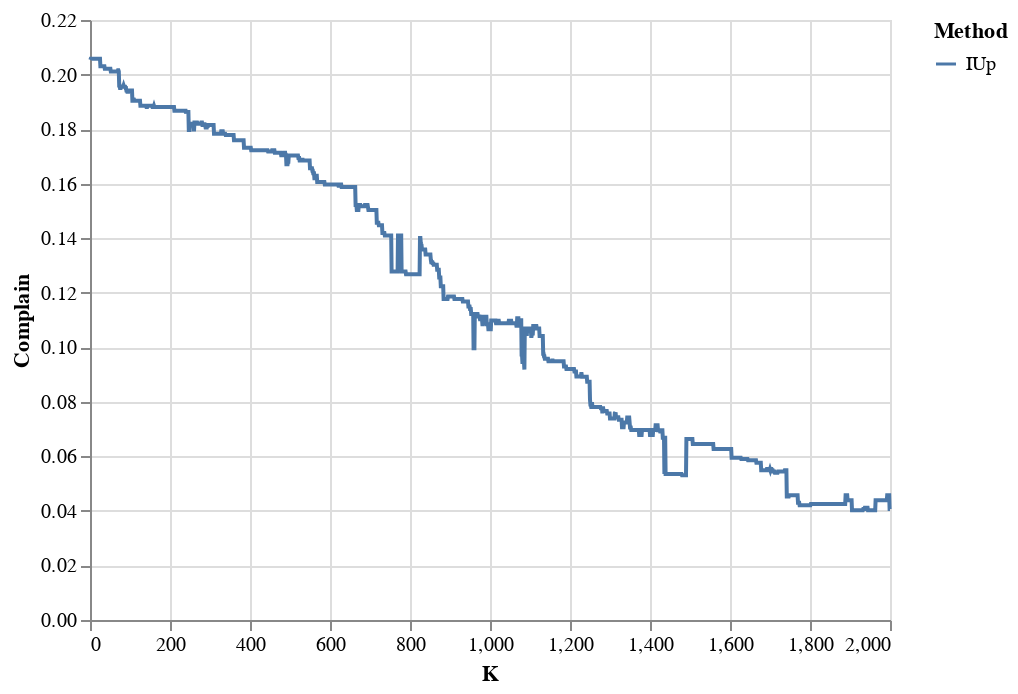

The notebook cell this image was saved under:
### Code cell
# No retraining IUP
manager = ModelManager(proc.Xtrain, proc.ytrain, LogReg(proc, proc.ytrain.shape[1]))
manager.model.set_weights(manager0.model.get_weights())
manager.delta = tf.Variable(manager0.delta.value(), name="delta")
manager_check = ModelManager(proc.Xtrain, proc.ytrain, LogReg(proc, proc.ytrain.shape[1]))
manager_check.model.set_weights(manager0.model.get_weights())

K = 2000
corrsel = tf.cast(tf.ones(proc.ytrain.shape[0]), dtype='bool')
ranker = InfluenceRanker(manager=manager, on=proc.complain)
fixer = AutoFixer(manager, corrsel, K)

@tf.function
def change_model(manager, i):
    egrad = manager.egrads(range_=[i])
    ihvps = manager.iHvp(egrad)
    n = tf.reduce_sum(manager.delta)
    for var, ihvp in zip(manager.variables, ihvps):
        var.assign_add(ihvp / n)

# AQ is the margin of male - female
AQs = []
weighted_f1 = []
rank_time_iup = 0
model_time_iup = 0
for k in trange(0, K):
    start = time.time()
    scores = rankit(ranker)
    ranks = tf.argsort(-scores)
    tf.print(len(ranks))
    tf.print(ranks[:20])
    middle = time.time()
    change_model(manager, ranks[0])
    end = time.time()
    
    rank_time_iup += middle - start
    model_time_iup += end - middle
    
    fixit(fixer, scores, 1)
    manager_check.delta = tf.Variable(manager.delta.value(), name="delta")
    manager_check.fit()
    _, AQ, _, _ = proc.complain(manager_check)
    f1 = f1_score(tf.argmax(proc.ytest, axis=1).numpy(), manager_check.predict(proc.Xtest).numpy(), average='weighted')
    AQs.append(float(AQ))
    weighted_f1.append(f1)

print("Rank_time:", rank_time_iup)
print("Model_time:", model_time_iup)

df_iup = pd.DataFrame({
    "Complain": np.array(AQs),
    "F1": np.array(weighted_f1),
    "K": np.arange(len(AQs)) + 1,
    "Method": np.repeat("IUp", len(AQs)),
})
alt.Chart(pd.concat([df_iup])).mark_line().encode(
    x = "K",
    y = "Complain",
    color = "Method"
)

### Figure 1 — Vega-Lite specification as saved in the notebook (floating-point values rounded to 4 significant figures; data arrays with more than 128 entries replaced by an {"elided": "..."} marker saying what was removed)
{"config": {"view": {"continuousWidth": 400, "continuousHeight": 300}}, "data": {"name": "data-d26d2de39a7b4507d3cb2a8fd371d22d"}, "mark": "line", "encoding": {"color": {"type": "nominal", "field": "Method"}, "x": {"type": "quantitative", "field": "K"}, "y": {"type": "quantitative", "field": "Complain"}}, "$schema": "https://vega.github.io/schema/vega-lite/v4.8.1.json", "datasets": {"data-d26d2de39a7b4507d3cb2a8fd371d22d": {"elided": "2000 records"}}}
